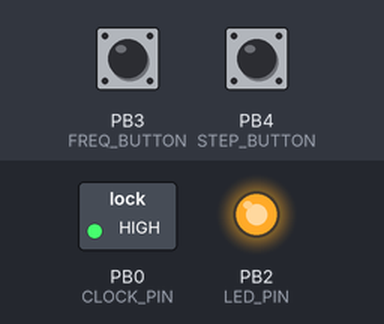
This sketch was run on a simulated ATtiny85, built with avr-gcc and run on an emulated ATtiny85. Parts: switched loads named in the sketch (green lamp = pin HIGH), output pins drawn as LEDs (lit = HIGH). Dashed ring = blinking. The inputs (shaded band) are chosen by the test bench; at power-on: PB4 (STEP_BUTTON) HIGH, PB3 (FREQ_BUTTON) HIGH.

Above: at 0.75 s.
At 1.2 s:
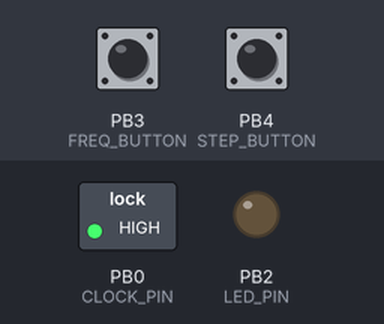
1.3 s: PB4 (STEP_BUTTON) pulled LOW for 0.15 s
3.0 s: PB3 (FREQ_BUTTON) pulled LOW for 0.15 s
At 3.44 s:
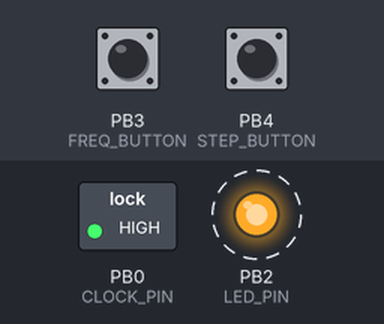
Timing chart, 0 to 12.1 s (numbered marks = the images above; inputs shaded):
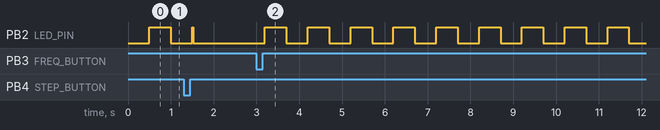

The sketch:

tiny-clock.ino
```cpp
// (licence header left out)
// ISP Programmer/Fuse/Bootloader Settings

// Board:       ATTiny25/45/85 (https://github.com/MCUdude/TinyCore)
//              (since the commonly usesd SpenceKonde ATTinyCore hasn't
//              been updated in years)
// Bootloader:  Urboot
// Chip:        ATTiny85
// Clock:       8MHz internal osc.
// EEPROM:      EEPROM retained

// Core Components
#include <Wire.h>
#include <EEPROM.h>

// External Libraries
#include <EasyButton.h>

// Interface Definitions

// LED Indicator
#define LED_PIN 2

// Button Pins
#define FREQ_BUTTON 3
#define STEP_BUTTON 4

// Long Press Duration (in milliseconds)
#define LONG_PRESS_DURATION 1000

// Output Pins
#define CLOCK_PIN 0

// State Transition Durations
#define STEP_PULSE_LENGTH      2   // Time to hold Phi2 low (in milliseconds)
#define STEP_BLINK_DURATION    20  // Time to light LED on STEP (in milliseconds)
#define PRE_RESET_SETTLE_TIME  500 // Time to allow MCU to "settle" (in milliseconds)

// LED BLINK Values - the product of these two values MUST be EVEN!
#define SAVE_BLINK_COUNT    30  // Number of times to blink LED on SAVE
#define SAVE_BLINK_DURATION 30  // Time, in milliseconds, between on/off pulses

// Timer Values & Structures

// PLL Control/Status

// Bit  7   sets LSM (0)
// Bits 3-6 are reserved
// Bit  0   sets PLOCK the PLL Lock Detector, set when locked to REF clock
// Bit  1   sets PLLE Enable/Disable (ENABLE)
// Bit  2   sets PCKE Enable/Disable (ENABLE)
#define PLLCSR_OPTIONS 0b00000110;

// Timer 1 - Prescaler (Clock Divider) and Timer Mode Values

// Bits 0-3 set the Pre-Scaler Value (CK Divider), and vary by frequency
#define PRESCALER_STOP 0b00000000
#define PRESCALER_1    0b00000001
#define PRESCALER_2    0b00000010
#define PRESCALER_4    0b00000011

// Bits 4-7 are the same for all frequencies
// Bits 4-5 set the OC1A Pin Behavior (TOGGLE)
// Bit  6   sets PWM Mode (ON)
// Bit  7   sets CTC Enable/Disable (ENABLE)
#define TCCR1_OPTIONS 0b11010000
#define STOP_TIMER1    0x00

// Structures

// Frequency entries are linked lists stored in an array.  The linked
// list allows easy iteration (it is always item = item->next), while the array
// "container" allows direct, indexed, access for save/load functionality.

// Adding a new Frequency requires adding a new item in the array, with
// appropriate values, and adjusting the index and next_* accordingly.

// Frequency - Represents ONE Clock Frequency, as a node in a linked list.  The
// last entry in the list MUST point back to the first!
struct Frequency {
  uint8_t index;              // Position in array, for Save/Load lookup
  uint8_t tccr1_flags;        // ATtiny85 TCCR1 Timer Control Register - Mode & Prescale Values
  uint8_t orc1a;              // CTC Time Match Value and PWM High-State Trigger (on OC1A)
                              // Should be as close to HALF of ORC1A as possible for 50% PWM duty cycle
  uint8_t orc1c;              // CTC RESET Match Value and PWM Low-State Trigger (on OC1A)
                              // Controls overall frequency in conjunction with PRESCALER; must always
                              // be higher than ORC1A
  uint16_t blink_rate;        // Frequency indicator is the LED blink rate in milliseconds
                              // (approximately 1000 / (Frequency/1,000,000) )
  Frequency* next_frequency;  // Pointer to next Frequency entry
};

Frequency frequencies[] = {
  {0, PRESCALER_2 | TCCR1_OPTIONS, 0x10, 0x20, 500, &frequencies[1]},  // 1MHz
  {1, PRESCALER_1 | TCCR1_OPTIONS, 0x10, 0x20, 250, &frequencies[2]},  // 2MHz
  {2, PRESCALER_1 | TCCR1_OPTIONS, 0x09, 0x10, 125, &frequencies[3]},  // 4MHz
  {3, PRESCALER_1 | TCCR1_OPTIONS, 0x04, 0x07,  62, &frequencies[0]},  // 8MHz
};

// Index into frequencies[] for the clock to start in when no saved data exists
// by default this is 0 for 1MHz (see array entries above)
#define INITIAL_FREQUENCY_INDEX 0

// Clock Run State
enum States { RUN, STOP };

// EEPROM storage

// Unlikely value; indicates presence of saved data; MUST differ from other
// nano-clock-* variants
#define EEPROM_SENTINEL 0x15

// Clock State - The current state of the clock, which is also the record that
// is saved to, and loaded from, EEPROM.  Field order defines the EEPROM layout.
struct ClockState {
  uint8_t sentinel;   // EEPROM_SENTINEL when saved; indicates a valid save
  States state;
  uint8_t frequency;  // Index into the Frequency array

  Frequency currentFrequency() { return frequencies[frequency]; }

  void Load();
  void Save();
};

// Default Clock State for first run (will be overwritten if any values were saved)
ClockState clock_state = {0, States::RUN, INITIAL_FREQUENCY_INDEX};

// Core Methods
// Sets the new clock frequency and updates the display
void setFrequency(Frequency frequency) {
  // Disable the Timer's OUTPUT
  TCCR1 = STOP_TIMER1;

  // Setup the Timer for the specified frequency
  OCR1A = frequency.orc1a;
  OCR1C = frequency.orc1c;
  TCNT1 = 0;

  // Enable the Timer's OUTPUT (Toggle Mode)
  if( clock_state.state == States::RUN) {
    TCCR1 = frequency.tccr1_flags;
  }

  // Let the settings take effect; re-calling too quickly
  // seems to confuse the clock config.
  delay(50);
}

// Event Handlers

// Next Frequency in current band
void onPressedFreq() {
  // If we are in CLOCK mode, we want the NEXT frequency ...
  if (clock_state.state == States::RUN) {
   clock_state.frequency = clock_state.currentFrequency().next_frequency->index;
  }
  /// ... otherwise just restart the clock at the current frequency.
  clock_state.state = States::RUN;
  setFrequency(clock_state.currentFrequency());
}

// Long press on Freq saves our state to EEPROM
void onLongPressSave() {
    // Write the current state to EEPROM
    clock_state.Save();
    // Rapidly flash the LED to show saving is finished
    bool saveLEDState = true;
    for(int i = 0; i < SAVE_BLINK_COUNT; i++ ) {
      digitalWrite(LED_PIN, saveLEDState);
      delay(SAVE_BLINK_DURATION);
      saveLEDState = !saveLEDState;
    }
}

// Switch to STEP mode if running, issues STEPs if not.
void onPressedStep() {
  // Switch to STEP mode if the clock is running
  if (clock_state.state == States::RUN) {
    // Stop the clock.
    clock_state.state = States::STOP;
    setFrequency(clock_state.currentFrequency());
    digitalWrite(CLOCK_PIN, HIGH);
    digitalWrite(LED_PIN, LOW);
  }

  // Cycle the clock ONCE, blinking the LED as we go
  digitalWrite(CLOCK_PIN, LOW);
  digitalWrite(LED_PIN, HIGH);
  delay(STEP_PULSE_LENGTH);
  digitalWrite(CLOCK_PIN, HIGH);
  delay(STEP_BLINK_DURATION);
  digitalWrite(LED_PIN, LOW);
}

// Restart the clock
void onLongPressRun() {
  clock_state.state = States::RUN;
  setFrequency(clock_state.currentFrequency());
}

// Load STARTUP state from EEPROM
void ClockState::Load() {
  // Read EEPROM data
  ClockState data;
  EEPROM.get(0, data);
  // Valid save?
  if (data.sentinel != EEPROM_SENTINEL) return;

  // Valid save, so restore state!
  *this = data;
}

// Save state to EEPROM
void ClockState::Save() {
  sentinel = EEPROM_SENTINEL;
  // Store the data at the start of the EEPROM's memory
  EEPROM.put(0, *this);
}

// Initialize Global Non-Clock State
uint32_t lastMillis = millis();
bool ledState = false;

// Button PIN definitions
EasyButton freqButton(FREQ_BUTTON);
EasyButton stepButton(STEP_BUTTON);

// Initialize pins, display and startup state
void setup() {
  // Initialize the PLL/CLOCK options
  PLLCSR = PLLCSR_OPTIONS;

  // LED setup and default to OFF
  pinMode(LED_PIN, OUTPUT);
  digitalWrite(LED_PIN, ledState);

  // Setup the CLOCK pin
  pinMode(CLOCK_PIN, OUTPUT);
  digitalWrite(CLOCK_PIN, HIGH);

  // Setup the FREQ/SAVE button
  freqButton.begin();
  freqButton.onPressed(onPressedFreq);
  freqButton.onPressedFor(LONG_PRESS_DURATION, onLongPressSave);

  // Setup the STEP/RUN button
  stepButton.begin();
  stepButton.onPressed(onPressedStep);
  stepButton.onPressedFor(LONG_PRESS_DURATION, onLongPressRun);

  // Load and Apply saved state
  clock_state.Load();

  // Start the clock etc. based on loaded state
  setFrequency(clock_state.currentFrequency());
}

// Main program loop
void loop() {
  // Check button states
  freqButton.read();
  stepButton.read();

  // If the clock isn't running, we're done.
  if (clock_state.state == States::STOP) return;

  // Clock IS running, so blink the LED at the designated frequency's blink_rate
  if (millis() - lastMillis >= clock_state.currentFrequency().blink_rate) {
    lastMillis = millis();
    ledState = !ledState;
    digitalWrite(LED_PIN, ledState);
  }
}
```

Measured:
- after the input at 3.0 s, PB2 (LED_PIN): alternates HIGH for 0.50 s and LOW for 0.50 s, starting after 0.20 s
